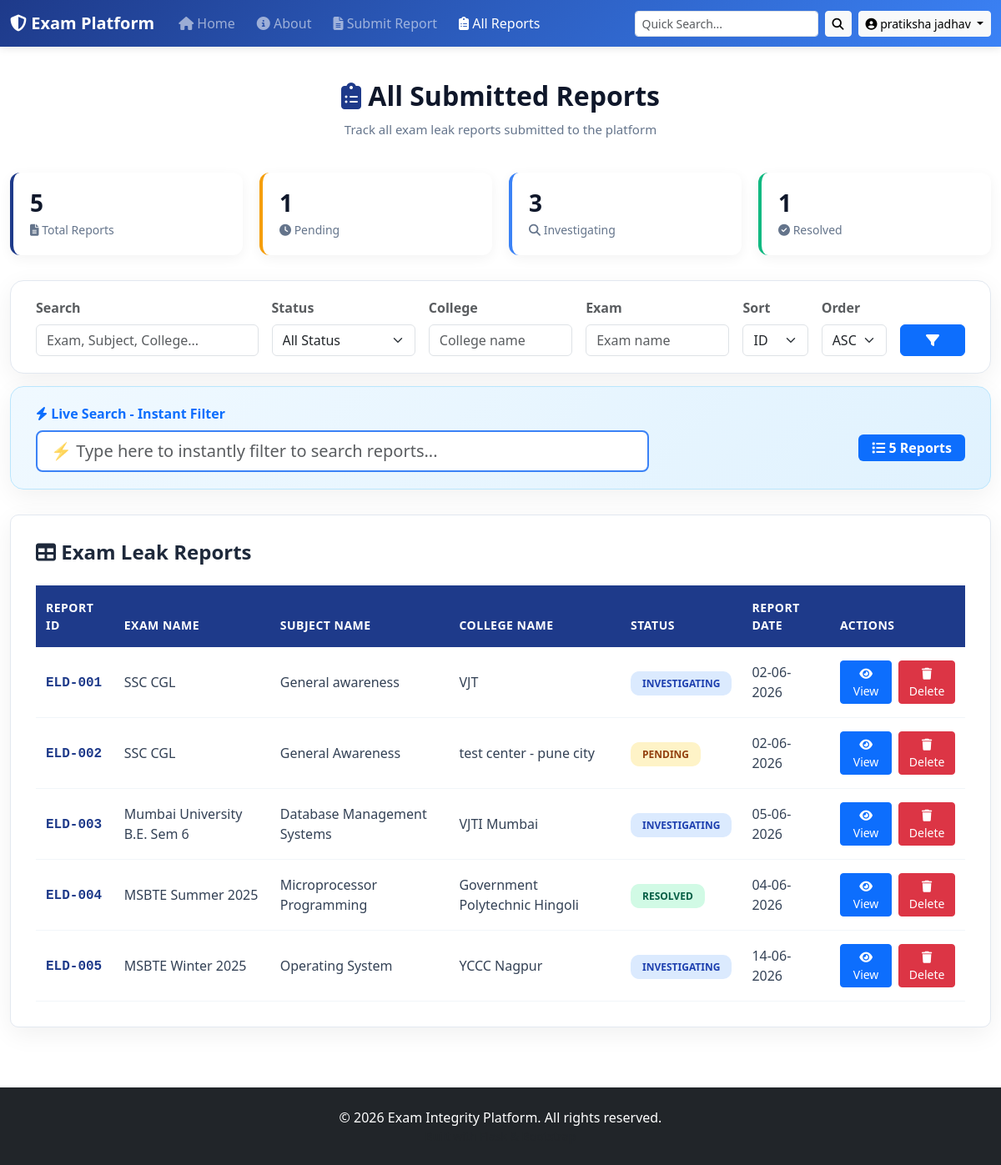
Page /report (signed in) on the committed database.
### tables this page shows
CREATE TABLE users (
                    id INTEGER PRIMARY KEY AUTOINCREMENT,
                    username TEXT UNIQUE NOT NULL,
                    password TEXT NOT NULL,
                    created_at TIMESTAMP DEFAULT CURRENT_TIMESTAMP
                );

CREATE TABLE entries (
            id INTEGER PRIMARY KEY AUTOINCREMENT,
            exam_name TEXT NOT NULL,
            subject_name TEXT NOT NULL,
            college_name TEXT NOT NULL,
            status TEXT NOT NULL,
            report_date TEXT NOT NULL,
            description TEXT NOT NULL,
            created_at TIMESTAMP DEFAULT CURRENT_TIMESTAMP
        );

### app.py (the view, shortened to what this page needs)
@app.route('/report')
@login_required
def report_list():
    search = request.args.get('search', '').strip()
    sort_by = request.args.get('sort', 'display_id')
    order = request.args.get('order', 'asc')
    status_filter = request.args.get('status', '').strip()
    exam_filter = request.args.get('exam', '').strip()
    college_filter = request.args.get('college', '').strip()
    all_reports = []
    conn = get_db()
    conn.row_factory = sqlite3.Row
    db_count = conn.execute('SELECT COUNT(*) FROM entries').fetchone()[0]
    valid_sorts = ['id', 'exam_name', 'subject_name', 'college_name', 'status', 'report_date']
    sort_column = 'id' if sort_by == 'display_id' else sort_by
    if sort_column not in valid_sorts:
        sort_column = 'id'
    sort_order = 'DESC' if order == 'desc' else 'ASC'
    query = 'SELECT * FROM entries WHERE 1=1'
    params = []
    if search:
        query += ' AND (exam_name LIKE? OR subject_name LIKE? OR college_name LIKE? OR status LIKE? OR description LIKE?)'
        search_term = f'%{search}%'
        params.extend([search_term] * 5)
    if status_filter:
        query += ' AND status =?'
        params.append(status_filter)
    if exam_filter:
        query += ' AND exam_name =?'
        params.append(exam_filter)
    if college_filter:
        query += ' AND college_name =?'
        params.append(college_filter)
    query += f' ORDER BY {sort_column} {sort_order}'
    db_reports = conn.execute(query, params).fetchall()
    conn.close()
    for i, row in enumerate(db_reports, 1):
        report_dict = dict(row)
        report_dict['display_id'] = f"ELD-{i:03d}"
        report_dict['is_dummy'] = False
        report_dict['view_url'] = url_for('view_report', id=report_dict['id'])
        report_dict['delete_url'] = url_for('delete_report', id=report_dict['id'])
        if report_dict['report_date']:
            try:
                date_obj = datetime.strptime(report_dict['report_date'], '%Y-%m-%d')
                report_dict['report_date'] = date_obj.strftime('%d-%m-%Y')
            except:
                pass
        all_reports.append(report_dict)
    return render_template("reports.html",
                         reports=all_reports,
                         search=search,
                         sort_by=sort_by,
                         order=order)

### app.py (called while the page is built)
@login_manager.user_loader
def load_user(user_id):
    conn = get_db()
    user = conn.execute('SELECT * FROM users WHERE id =?', (user_id,)).fetchone()
    conn.close()
    if user:
        return User(id=user['id'], username=user['username'])
    return None

### database.py (called while the page is built)
def get_db():
    conn = sqlite3.connect('myproject.db')
    conn.row_factory = sqlite3.Row
    return conn

### templates/reports.html (shortened to what this page needs)
{% extends "base.html" %}
{% block content %}
<link href="https://cdn.jsdelivr.net/npm/bootstrap@5.3.0/dist/css/bootstrap.min.css" rel="stylesheet">
<link rel="stylesheet" href="https://cdnjs.cloudflare.com/ajax/libs/font-awesome/6.4.0/css/all.min.css">
<div class="reports-wrapper">
    <div class="reports-header">
        <h2><i class="fas fa-clipboard-list" style="color:#1e3a8a;"></i> All Submitted Reports</h2>
        <p>Track all exam leak reports submitted to the platform</p>
    </div>
    <div class="stats-row">
        <div class="stat-box">
            <h4>{{ reports|length }}</h4>
            <p><i class="fas fa-file-alt"></i> Total Reports</p>
        </div>
        <div class="stat-box" style="border-left-color: #f59e0b;">
            <h4>{{ reports|selectattr('status', 'equalto', 'Pending')|list|length }}</h4>
            <p><i class="fas fa-clock"></i> Pending</p>
        </div>
        <div class="stat-box" style="border-left-color: #3b82f6;">
            <h4>{{ reports|selectattr('status', 'equalto', 'Investigating')|list|length }}</h4>
            <p><i class="fas fa-search"></i> Investigating</p>
        </div>
        <div class="stat-box" style="border-left-color: #10b981;">
            <h4>{{ reports|selectattr('status', 'in', ['Resolved', 'Solved'])|list|length }}</h4>
            <p><i class="fas fa-check-circle"></i> Resolved</p>
        </div>
    </div>
    <div class="search-box">
        <form method="GET" action="{{ url_for('report_list') }}" class="row g-3 align-items-end">
            <div class="col-md-3">
                <label class="form-label fw-bold text-muted">Search</label>
                <input type="text" name="search" class="form-control"
                       placeholder="Exam, Subject, College..."
                       value="{{ search or '' }}">
            </div>
            <div class="col-md-2">
                <label class="form-label fw-bold text-muted">Status</label>
                <select name="status" class="form-select">
                    <option value="">All Status</option>
                </select>
            </div>
            <div class="col-md-2">
                <label class="form-label fw-bold text-muted">College</label>
                <input type="text" name="college" class="form-control"
                       placeholder="College name"
                       value="{{ request.args.get('college', '') }}">
            </div>
            <div class="col-md-2">
                <label class="form-label fw-bold text-muted">Exam</label>
                <input type="text" name="exam" class="form-control"
                       placeholder="Exam name"
                       value="{{ request.args.get('exam', '') }}">
            </div>
            <div class="col-md-1">
                <label class="form-label fw-bold text-muted">Sort</label>
                <select name="sort" class="form-select">
                    <option value="id" {% if sort_by == 'id' or sort_by == 'display_id' %}selected{% endif %}>ID</option>
                </select>
            </div>
            <div class="col-md-1">
                <label class="form-label fw-bold text-muted">Order</label>
                <select name="order" class="form-select">
                    <option value="asc" {% if order == 'asc' %}selected{% endif %}>ASC</option>
                </select>
            </div>
            <div class="col-md-1">
                <button type="submit" class="btn btn-primary w-100">
                    <i class="fas fa-filter"></i>
                </button>
            </div>
        </form>
    </div>
    <div class="search-box" style="margin-top: -15px; background: linear-gradient(135deg, #f0f9ff 0%, #e0f2fe 100%); border-color: #bae6fd;">
        <div class="row align-items-center">
            <div class="col-md-8">
                <label class="form-label fw-bold text-primary mb-2">
                    <i class="fas fa-bolt"></i> Live Search - Instant Filter
                </label>
                <input type="text"
                       id="liveSearchInput"
                       class="form-control form-control-lg"
                       placeholder="⚡ Type here to instantly filter to search reports..."
                       style="border: 2px solid #3b82f6;">
            </div>
            <div class="col-md-4 text-end">
                <div class="mt-4">
                    <span id="rowCount" class="badge bg-primary fs-6 px-3 py-2">
                        <i class="fas fa-list"></i> {{ reports|length }} Reports
                    </span>
                </div>
            </div>
        </div>
    </div>
    <div class="table-card">
        <h4 style="margin-bottom: 25px; color: #1e293b; font-weight: 700;">
            <i class="fas fa-table"></i> Exam Leak Reports
        </h4>
        {% if reports %}
        <table class="table table-hover">
            <thead>
                <tr>
                    <th>Report ID</th>
                    <th>Exam Name</th>
                    <th>Subject Name</th>
                    <th>College Name</th>
                    <th>Status</th>
                    <th>Report Date</th>
                    <th>Actions</th>
                </tr>
            </thead>
            <tbody id="reportTableBody">
                {% for report in reports %}
                <tr>
                    <td>
                        <span class="report-id">{{ report.display_id }}</span>
                    </td>
                    <td>{{ report['exam_name'] }}</td>
                    <td>{{ report['subject_name'] }}</td>
                    <td>{{ report['college_name'] }}</td>
                    <td>
                        <span class="status-badge status-{{ report['status'] }}">{{ report['status'] }}</span>
                    </td>
                    <td>{{ report['report_date'] }}</td>
                    <td>
                        <div style="display: flex; gap: 8px; align-items: center;">
                            <a href="{{ report.view_url }}" class="btn btn-primary btn-sm">
                                <i class="fas fa-eye"></i> View
                            </a>
                            {% if not report.is_dummy and report.delete_url %}
                            <form action="{{ report.delete_url }}" method="POST" style="margin:0;">
                                  <button type="submit" class="btn btn-danger btn-sm"
                                    onclick="return confirm('Are you sure you want to delete this report?');">
                                    <i class="fas fa-trash"></i> Delete
                                  </button>
                            </form>
                            {% else %}
                            <button class="btn btn-secondary btn-sm" disabled title="Dummy report - cannot delete">
                                <i class="fas fa-trash"></i> Delete
                            </button>
                            {% endif %}
                        </div>
                    </td>
                </tr>
                {% endfor %}
            </tbody>
        </table>
        {% endif %}
    </div>
</div>
{% endblock %}

### templates/base.html (shortened to what this page needs)
<!DOCTYPE html>
<html lang="en">
<head>
    <link href="https://cdn.jsdelivr.net/npm/bootstrap@5.3.0/dist/css/bootstrap.min.css" rel="stylesheet">
    <link rel="stylesheet" href="https://cdnjs.cloudflare.com/ajax/libs/font-awesome/6.4.0/css/all.min.css">
</head>
<body>
<nav class="navbar navbar-expand-lg navbar-dark" style="background: linear-gradient(135deg, #1e3a8a 0%, #3b82f6 100%);">
    <div class="container-fluid" style="max-width: 1400px;">
        <a class="navbar-brand" href="{{ url_for('home') }}">
            <i class="fas fa-shield-alt"></i> Exam Platform
        </a>
        <div class="collapse navbar-collapse" id="navbarContent">
            <ul class="navbar-nav me-auto mb-2 mb-lg-0">
                <li class="nav-item">
                    <a class="nav-link {% if request.endpoint == 'home' %}active{% endif %}" href="{{ url_for('home') }}">
                        <i class="fas fa-home"></i> Home
                    </a>
                </li>
                <li class="nav-item">
                    <a class="nav-link {% if request.endpoint == 'about' %}active{% endif %}" href="{{ url_for('about') }}">
                        <i class="fas fa-info-circle"></i> About
                    </a>
                </li>
                {% if current_user.is_authenticated %}
                <li class="nav-item">
                    <a class="nav-link {% if request.endpoint == 'form' %}active{% endif %}" href="{{ url_for('form') }}">
                        <i class="fas fa-file-alt"></i> Submit Report
                    </a>
                </li>
                <li class="nav-item">
                    <a class="nav-link {% if request.endpoint == 'report_list' %}active{% endif %}" href="{{ url_for('report_list') }}">
                        <i class="fas fa-clipboard-list"></i> All Reports
                    </a>
                </li>
                {% endif %}
            </ul>
            <div class="d-flex align-items-center gap-2">
                {% if current_user.is_authenticated %}
                <form class="d-flex" action="{{ url_for('report_list') }}" method="GET">
                    <input class="form-control form-control-sm search-input me-2"
                           type="search"
                           name="search"
                           placeholder="Quick Search..."
                           style="min-width: 200px;">
                    <button class="btn btn-light btn-sm" type="submit" title="Search">
                        <i class="fas fa-search"></i>
                    </button>
                </form>
                {% endif %}
                {% if current_user.is_authenticated %}
                    <div class="dropdown">
                        <button class="btn btn-light btn-sm dropdown-toggle" type="button" data-bs-toggle="dropdown">
                            <i class="fas fa-user-circle"></i> {{ current_user.username }}
                        </button>
                    </div>
                {% endif %}
            </div>
        </div>
    </div>
</nav>
<main class="container-fluid py-4" style="max-width: 1400px;">
    {% block content %}{% endblock %}
</main>
<footer class="bg-dark text-white text-center py-4 mt-5">
    <div class="container">
        <p class="mb-0">&copy; 2026 Exam Integrity Platform. All rights reserved.</p>
        <p class="text-muted small mb-0">Built with Flask & Bootstrap</p>
    </div>
</footer>
</body>
</html>

### templates/base.html (style rules this page uses)
body { font-family: 'Segoe UI', Tahoma, Geneva, Verdana, sans-serif; background: #f8fafc; }
.navbar { box-shadow: 0 2px 10px rgba(0,0,0,0.1); padding: 12px 0; }
.navbar-brand { font-size: 20px; font-weight: 800; }
.nav-link { font-weight: 500; margin: 0 5px; border-radius: 6px; transition: all 0.3s; }
.btn { font-weight: 600; border-radius: 8px; transition: all 0.3s; }
.search-input { border-radius: 8px; border: 2px solid rgba(255,255,255,0.3); background: rgba(255,255,255,0.1); color: white; }
.search-input::placeholder { color: rgba(255,255,255,0.7); }

### templates/reports.html (style rules this page uses)
.reports-wrapper { max-width: 1400px; margin: 0 auto; }
.reports-header { text-align: center; margin-bottom: 40px; }
.reports-header h2 { font-size: 32px; color: #0f172a; font-weight: 800; margin-bottom: 10px; }
.reports-header p { color: #64748b; font-size: 15px; }
.table-card { background: white; border-radius: 10px; padding: 30px; box-shadow: 0 8px 30px rgba(0,0,0,0.06); border: 1px solid #e2e8f0; overflow-x: auto; }
.table { margin-bottom: 0; }
.table thead th { background: #1e3a8a; color: white; font-weight: 600; padding: 16px 12px; border: none; font-size: 14px; text-transform: uppercase; letter-spacing: 0.5px; }
.table tbody td { padding: 16px 12px; vertical-align: middle; color: #334155; border-color: #f1f5f9; }
.status-badge { padding: 6px 14px; border-radius: 10px; font-size: 12px; font-weight: 700; text-transform: uppercase; }
.status-Pending { background: #fef3c7; color: #92400e; }
.status-Investigating { background: #dbeafe; color: #1e40af; }
.status-Resolved, .status-Solved { background: #d1fae5; color: #065f46; }
.report-id { font-weight: 700; color: #1e3a8a; font-family: monospace; }
.stats-row { display: flex; gap: 20px; margin-bottom: 30px; flex-wrap: wrap; }
.stat-box { flex: 1; min-width: 200px; background: white; padding: 20px; border-radius: 12px; box-shadow: 0 4px 15px rgba(0,0,0,0.05); border-left: 4px solid #1e3a8a; }
.stat-box h4 { font-size: 28px; color: #0f172a; margin: 0; font-weight: 800; }
.stat-box p { color: #64748b; margin: 5px 0 0; font-size: 14px; }
.search-box { background: white; border-radius: 16px; padding: 20px 30px; box-shadow: 0 8px 30px rgba(0,0,0,0.06); border: 1px solid #e2e8f0; margin-bottom: 30px; }

### rows in the picture
users: username "pratiksha jadhav"
entries: display_id "ELD-001", exam_name "SSC CGL", subject_name "General awareness", college_name "VJT", status "INVESTIGATING", report_date "02-06-2026"
entries: display_id "ELD-002", exam_name "SSC CGL", subject_name "General Awareness", college_name "test center - pune city", status "PENDING", report_date "02-06-2026"
entries: display_id "ELD-003", exam_name "Mumbai University B.E. Sem 6", subject_name "Database Management Systems", college_name "VJTI Mumbai", status "INVESTIGATING", report_date "05-06-2026"
entries: display_id "ELD-004", exam_name "MSBTE Summer 2025", subject_name "Microprocessor Programming", college_name "Government Polytechnic Hingoli", status "RESOLVED", report_date "04-06-2026"
entries: display_id "ELD-005", exam_name "MSBTE Winter 2025", subject_name "Operating System", college_name "YCCC Nagpur", status "INVESTIGATING", report_date "14-06-2026"

### other values in the picture
{{ reports|length }} "5"
{{ reports|selectattr('status', 'equalto', 'Pending')|list|length }} "1"
{{ reports|selectattr('status', 'equalto', 'Investigating')|list|length }} "3"
{{ reports|selectattr('status', 'in', ['Resolved', 'Solved'])|list|length }} "1"
